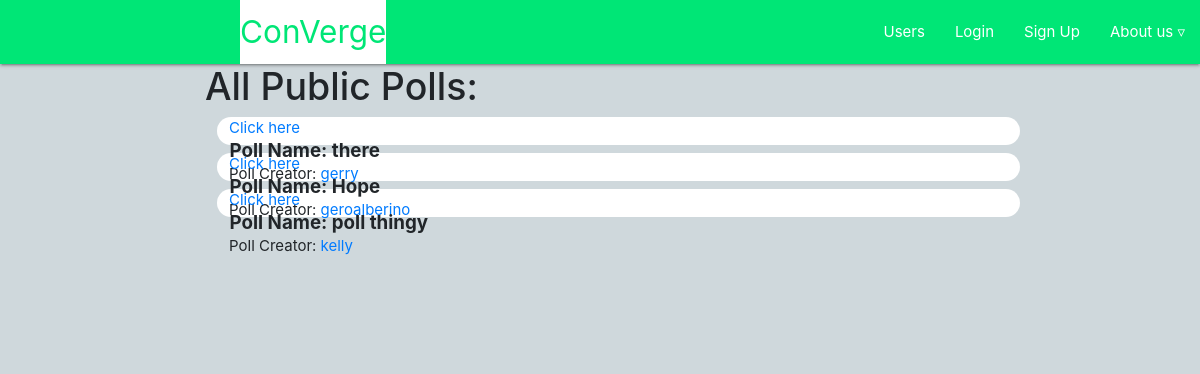
Page /pollDashboard/ on the earlier database version.
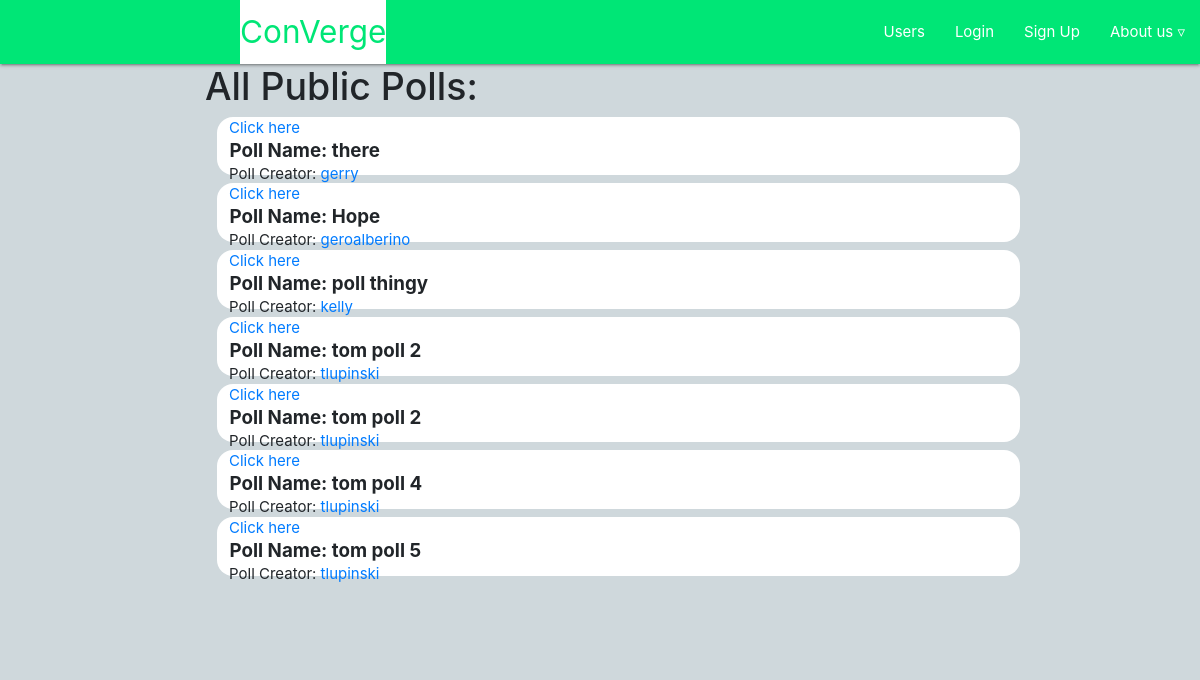
Same page on the later database version.
### users/models.py (models this page shows, shortened)
class Polls(models.Model):
    creator = models.ForeignKey(Profile, on_delete=models.CASCADE)
    title = models.CharField(max_length=120, default='Enter a Title for your Poll')
    questionOne = models.CharField(max_length=120, default='Enter a Question')
    questionTwo = models.CharField(max_length=120, default='Enter a Question')
    questionThree = models.CharField(max_length=120, default='Enter a Question')
    questionFour = models.CharField(max_length=120, default='Enter a Question')
    questionFive = models.CharField(max_length=120, default='Enter a Question')

class Profile(models.Model):
    user = models.OneToOneField(User, on_delete=models.CASCADE) #pics is the directory in the MEDIA directory to be saved
    image = models.ImageField(default='pics/default.png',upload_to='pics/') #needs pillow to be installed
    location = models.CharField(max_length=100, default=" ")
    userDescription = models.CharField('User description', max_length=1000, default='tell us about yourself')
    userInterests = models.CharField('User interests', max_length=250, default='list your interests')

### users/views.py (the view)
# urls.py: path('pollDashboard/',user_views.pollsDashboard,name='pollDashboard'),
def pollsDashboard(request):
    polls = Polls.objects.all() #from db
    return render(request,'users/pollDashboard.html',{'polls':polls})

### users/templates/users/pollDashboard.html (shortened to what this page needs)
{% extends "main/header.html" %}
{% block content%}
<div class="row" id="main1">
  <div class="col-2"></div>
  <div class="col-9">
    <div>
      <h1>All Public Polls: </h1>
      {% for x in polls %}
      <div class="poll_box">
        <a href="/pollPage?polls1={{x.title}}">Click here</a>
        <div>
          <h5><strong>Poll Name: {{x.title}}</strong></h5>
          <p>Poll Creator: <a href="/allUsers?name1={{x.creator.user}}"> {{x.creator.user}} </a></p>
        </div>
      </div>
      {% endfor %}
    </div>
  </div>
</div>
{% endblock%}

Differences in the rows shown:
added Polls: title "tom poll 2", creator.user "tlupinski"
added Polls: title "tom poll 2", creator.user "tlupinski"
added Polls: title "tom poll 4", creator.user "tlupinski"
added Polls: title "tom poll 5", creator.user "tlupinski"
